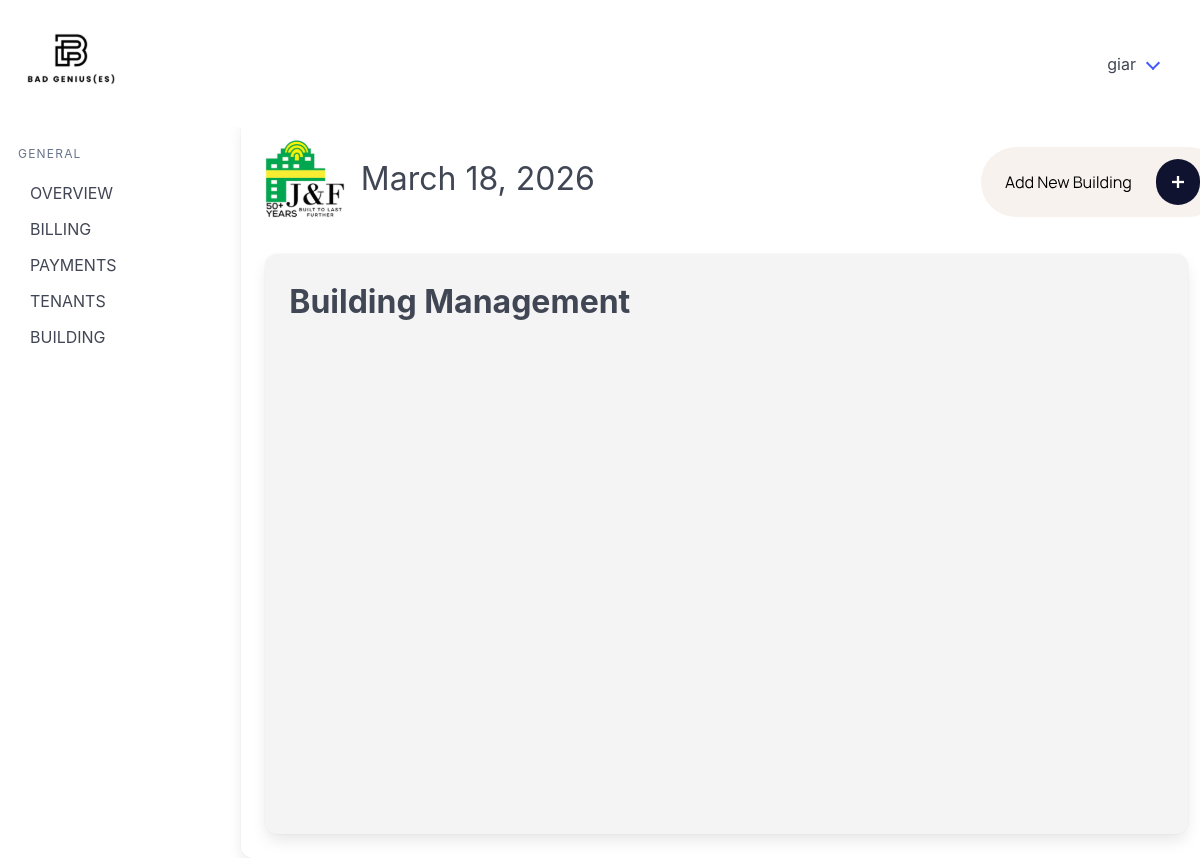
Before: /buildings_main/ (signed in) with the older database file.
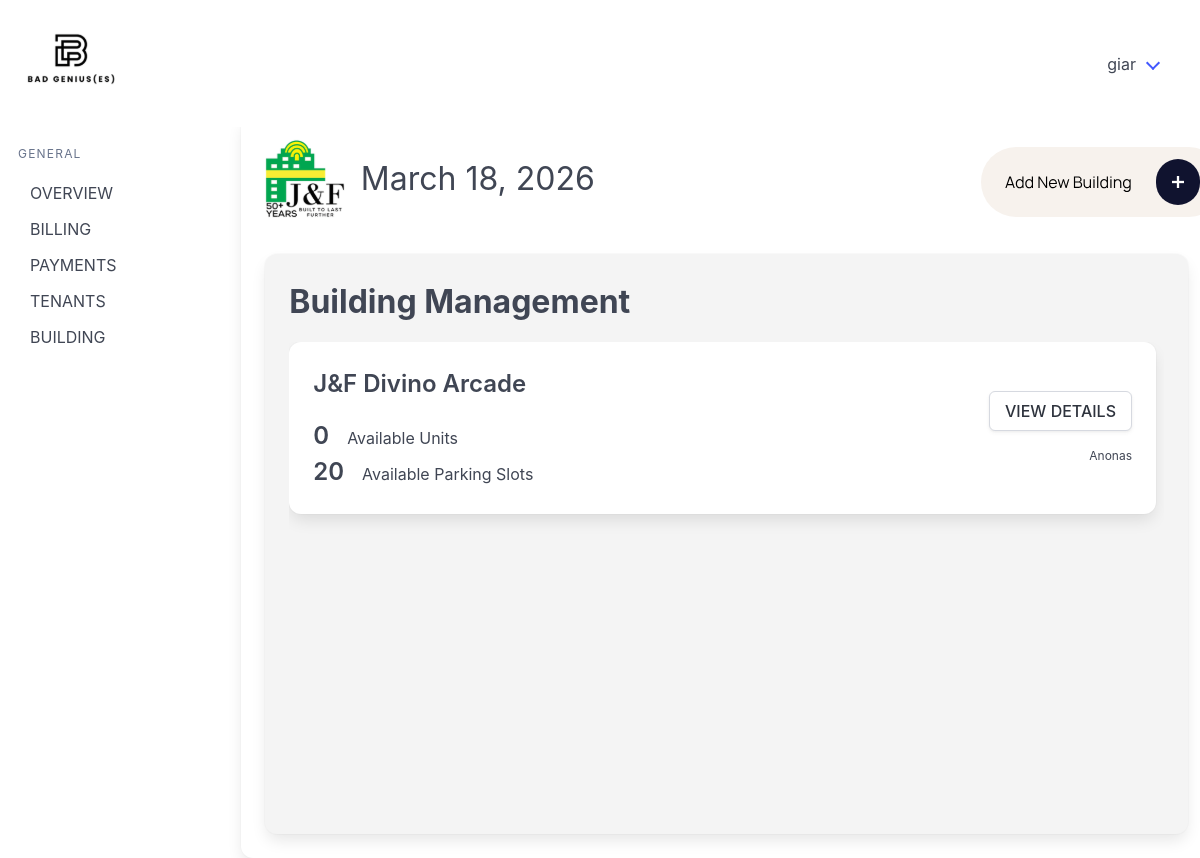
After: the same page with the newer database file.
### billingApp/models.py (models this page shows, shortened)
class Building(models.Model):
    buildingName = models.CharField(max_length=26, unique=True)
    signageCapacity = models.IntegerField(default=0)
    parkingCapacity = models.IntegerField(default=0)
    buildingAddress = models.CharField(max_length=50)
    modified_by = models.ForeignKey("Account", on_delete=models.SET_NULL, null=True, blank=True, related_name="+")
    modified_at = models.DateTimeField(auto_now=True, null=True, blank=True)
    objects = models.Manager

### billingApp/views.py (the view)
# urls.py: path('buildings_main/', views.buildings_main, name='buildings_main'),
@login_required
def buildings_main(request):
    building_objects = Building.objects.all().order_by('buildingName')
    for b in building_objects:
        b.unit_count = Units.objects.filter(building_id=b.pk).count()
        b.available_units = get_available_units(b.pk).count()
    date_today = get_date_today()
    return render(request, 'billingApp/buildings_main.html', {'buildings':building_objects, 'date_today': date_today})

### billingApp/views.py (called while the page is built)
def get_available_units(building_id):
    leased_units = Lease.objects.filter(buildingName_id=building_id, pastLease=False).values_list("unitID_id", flat=True)
    available_units = Units.objects.filter(building_id=building_id).exclude(pk__in=leased_units)
    return available_units

def get_date_today():
    from datetime import datetime
    return datetime.now().strftime("%B %d, %Y")

### billingApp/templates/billingApp/buildings_main.html (shortened to what this page needs)
{% extends 'billingApp/base.html' %} {% load static %} {% block content %}
<div class="column is-3 pt-5">
  <a href="{% url 'add_building' %}" class="is-size-3">
  </a>
</div>
</div>
<div class="columns">
  <div class="column">
    <div class="card card2 building-panel">
      <div class="card-content building-panel-content">
        <h1 class="is-size-3 has-text-weight-bold">Building Management</h1>
        <div class="building-list-scroll mt-4">
          {% for b in buildings %}
          <div class="card mb-4">
            <div class="card-content">
              <div class="columns is-vcentered is-multiline">
                <div class="column">
                  <h2 class="is-size-4 has-text-weight-semibold mb-4">{{ b.buildingName }}</h2>
                  <h3 class="is-size-4 has-text-weight-semibold">
                    {{ b.available_units }}
                    <span class="is-size-6 has-text-weight-normal p-3">Available Units</span>
                  </h3>
                  <h3 class="is-size-4 has-text-weight-semibold">
                    {{ b.parkingCapacity }}
                    <span class="is-size-6 has-text-weight-normal p-3">Available Parking Slots</span>
                  </h3>
                </div>
                <div class="column is-3 has-text-right">
                  <a href="{% url 'building_details' b.id %}" class="button">VIEW DETAILS</a>
                  <p class="is-size-7 pt-4">{{ b.buildingAddress }}</p>
                </div>
              </div>
            </div>
          </div>
          {% endfor %}
        </div>
      </div>
    </div>
  </div>
</div>
{% endblock %}

Changed rows visible on the page:
added Building: buildingName "J&F Divino Arcade", available_units "0", parkingCapacity "20", buildingAddress "Anonas"
